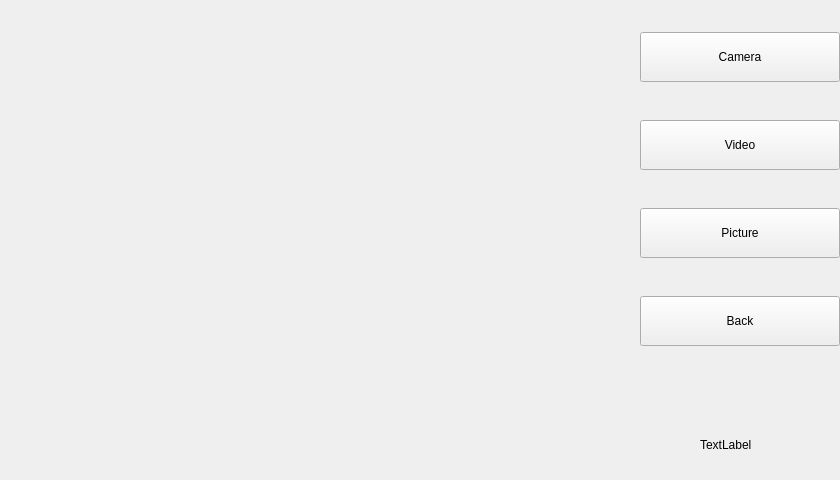
<?xml version="1.0" encoding="UTF-8"?>
<ui version="4.0">
 <class>widget</class>
 <widget class="QWidget" name="widget">
  <property name="geometry">
   <rect>
    <x>0</x>
    <y>0</y>
    <width>840</width>
    <height>480</height>
   </rect>
  </property>
  <property name="windowTitle">
   <string>Form</string>
  </property>
  <widget class="QWidget" name="verticalLayoutWidget">
   <property name="geometry">
    <rect>
     <x>640</x>
     <y>0</y>
     <width>202</width>
     <height>381</height>
    </rect>
   </property>
   <layout class="QVBoxLayout" name="verticalLayout">
    <item>
     <widget class="QPushButton" name="button1">
      <property name="minimumSize">
       <size>
        <width>200</width>
        <height>50</height>
       </size>
      </property>
      <property name="maximumSize">
       <size>
        <width>200</width>
        <height>50</height>
       </size>
      </property>
      <property name="text">
       <string>Camera</string>
      </property>
     </widget>
    </item>
    <item>
     <widget class="QPushButton" name="button2">
      <property name="minimumSize">
       <size>
        <width>200</width>
        <height>50</height>
       </size>
      </property>
      <property name="maximumSize">
       <size>
        <width>200</width>
        <height>50</height>
       </size>
      </property>
      <property name="text">
       <string>Video</string>
      </property>
     </widget>
    </item>
    <item>
     <widget class="QPushButton" name="button3">
      <property name="maximumSize">
       <size>
        <width>200</width>
        <height>50</height>
       </size>
      </property>
      <property name="sizeIncrement">
       <size>
        <width>200</width>
        <height>50</height>
       </size>
      </property>
      <property name="text">
       <string>Picture</string>
      </property>
     </widget>
    </item>
    <item>
     <widget class="QPushButton" name="button4">
      <property name="minimumSize">
       <size>
        <width>200</width>
        <height>50</height>
       </size>
      </property>
      <property name="maximumSize">
       <size>
        <width>200</width>
        <height>50</height>
       </size>
      </property>
      <property name="text">
       <string>Back</string>
      </property>
     </widget>
    </item>
   </layout>
  </widget>
  <widget class="QLabel" name="label">
   <property name="geometry">
    <rect>
     <x>700</x>
     <y>430</y>
     <width>110</width>
     <height>30</height>
    </rect>
   </property>
   <property name="text">
    <string>TextLabel</string>
   </property>
  </widget>
 </widget>
 <resources/>
 <connections/>
</ui>
